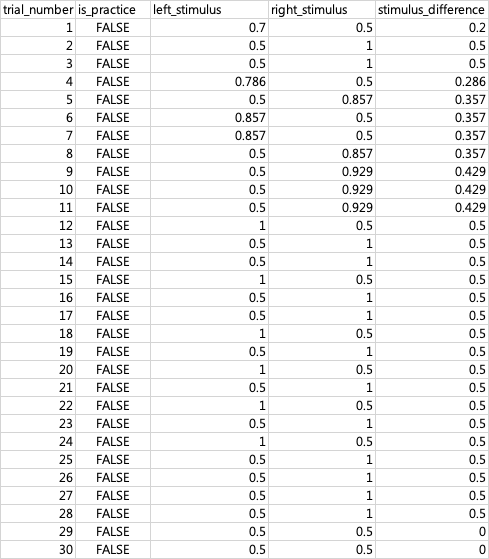
#> input picture attached_assets/image_1749001506290.png, 489 x 559 px; its folder holds only this picture in this run
$ python -i high_dpi_utils.py   (imports and definitions only)
#> lines starting #> are read from the running program, lines starting #| are printed output that depends on the picture
#> further down, picture is the input picture: shape (559, 489, 3); min 0, max 255, mean 243.4
"""
high_dpi_utils.py

高DPI圖片處理工具函數

提供144 DPI精緻呈現的圖片處理功能，包括：
- 高DPI圖片載入和管理
- 圖片1/2濃縮預覽功能
- 智能解析度選擇
- 跨平台高DPI顯示支援

Author: EJ
Created: 2025-07-23
"""

import cv2
import numpy as np
import os
import logging
from PIL import Image, ImageDraw, ImageFont
from typing import Tuple, Optional, Dict, Union
from experiments.mtf_utils import load_and_prepare_image, apply_mtf_to_image

# 設定日誌
logger = logging.getLogger(__name__)

# [113 lines left out: functions get_project_root, get_high_dpi_image_path, detect_optimal_dpi_level, load_and_prepare_high_dpi_image, not called in this run]

def create_high_dpi_preview(image_array: np.ndarray, scale_factor: float = 0.5, add_info_overlay: bool = True) -> np.ndarray:
    """
    創建高DPI圖片的1/2濃縮預覽

    這個函數將高DPI圖片縮小到指定比例，同時保持圖片品質。
    縮小後的圖片在顯示時會由瀏覽器進行高品質向上縮放。

    Args:
        image_array (np.ndarray): 原始高DPI圖片陣列 (RGB)
        scale_factor (float): 縮放因子，預設0.5 (縮小到一半)
        add_info_overlay (bool): 是否添加資訊覆蓋層

    Returns:
        np.ndarray: 縮小後的圖片陣列
    """
#> called with scale_factor = 0.5, add_info_overlay = True

    if not isinstance(image_array, np.ndarray):
        raise TypeError("輸入必須是 numpy 陣列")

    if len(image_array.shape) != 3 or image_array.shape[2] != 3:
        raise ValueError("輸入圖片必須是 RGB 格式 (高度, 寬度, 3)")

    original_height, original_width = image_array.shape[:2]
#> original_height = 559; original_width = 489
    new_width = int(original_width * scale_factor)
#> new_width = 244
    new_height = int(original_height * scale_factor)
#> new_height = 279

    # 使用高品質縮放
    resized_img = cv2.resize(
        image_array,
        (new_width, new_height),
        interpolation=cv2.INTER_LANCZOS4  # 高品質縮放算法
    )
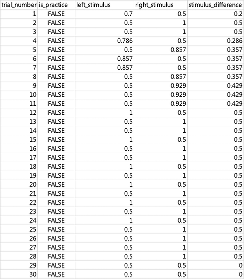
#> resized_img: shape (279, 244, 3); min 0, max 255, mean 242.3

    logger.info(f"高DPI預覽縮放: {original_width}x{original_height} -> {new_width}x{new_height} (縮放因子: {scale_factor})")

    # 如果需要，添加資訊覆蓋層
    if add_info_overlay:
        resized_img = _add_preview_info_overlay(resized_img, original_width, original_height, scale_factor)

    return resized_img

def _add_preview_info_overlay(image_array: np.ndarray, original_width: int, original_height: int, scale_factor: float) -> np.ndarray:
    """
    在預覽圖片上添加資訊覆蓋層

    Args:
        image_array (np.ndarray): 圖片陣列
        original_width (int): 原始寬度
        original_height (int): 原始高度
        scale_factor (float): 縮放因子

    Returns:
        np.ndarray: 添加覆蓋層後的圖片陣列
    """
#> called with original_width = 489, original_height = 559, scale_factor = 0.5

    # 轉換為PIL圖片以便文字繪製
    pil_img = Image.fromarray(image_array)
    draw = ImageDraw.Draw(pil_img)

    # 嘗試載入字體，如果失敗則使用預設字體
    try:
        # 根據圖片大小調整字體大小
        font_size = max(12, min(20, image_array.shape[1] // 30))
#> font_size = 12
        font = ImageFont.load_default()
    except:
        font = ImageFont.load_default()

    # 準備資訊文字
    info_text = f"高DPI預覽 {scale_factor}x\n原始: {original_width}×{original_height}\n當前: {image_array.shape[1]}×{image_array.shape[0]}"

    # 計算文字位置（右上角）
    text_x = image_array.shape[1] - 120
#> text_x = 124
    text_y = 10

    # 繪製半透明背景
    text_bbox = draw.textbbox((text_x, text_y), info_text, font=font)
#> text_bbox = (124, 12, 179, 48)
    padding = 5
    bg_bbox = (
        text_bbox[0] - padding,
        text_bbox[1] - padding,
        text_bbox[2] + padding,
        text_bbox[3] + padding
    )
#> bg_bbox = (119, 7, 184, 53)

    # 創建半透明覆蓋層
    overlay = Image.new('RGBA', pil_img.size, (0, 0, 0, 0))
#> overlay: PIL image 244x279 RGBA; every value is 0
    overlay_draw = ImageDraw.Draw(overlay)
    overlay_draw.rectangle(bg_bbox, fill=(0, 0, 0, 128))  # 半透明黑色背景

    # 合併覆蓋層
    pil_img = pil_img.convert('RGBA')
    pil_img = Image.alpha_composite(pil_img, overlay)
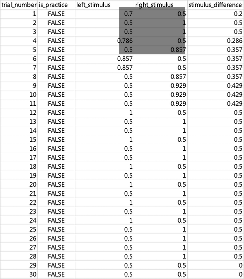
#> pil_img: PIL image 244x279 RGBA; mean R, G, B, A 236.8, 236.8, 236.8, 255

    # 繪製文字
    draw = ImageDraw.Draw(pil_img)
    draw.text((text_x, text_y), info_text, fill=(255, 255, 255, 255), font=font)

    # 轉換回RGB numpy陣列
    pil_img = pil_img.convert('RGB')
#> pil_img: PIL image 244x279 RGB
    return np.array(pil_img)

# [142 lines left out: functions apply_mtf_to_high_dpi_image, get_image_dpi_info, _estimate_dpi_level, batch_convert_to_high_dpi, not called in this run]

# [36 lines not run here, left out]

>>> import cv2
>>> picture = cv2.cvtColor(cv2.imread('../attached_assets/image_1749001506290.png'), cv2.COLOR_BGR2RGB)
>>> result = create_high_dpi_preview(picture)
